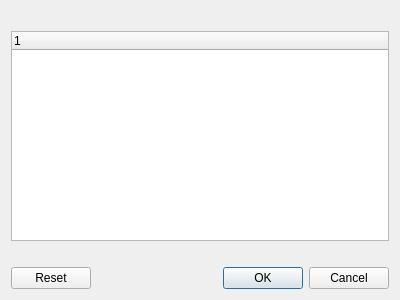
<?xml version="1.0" encoding="UTF-8"?>
<ui version="4.0">
 <class>DataBrokerLoadDialog</class>
 <widget class="QDialog" name="DataBrokerLoadDialog">
  <property name="geometry">
   <rect>
    <x>0</x>
    <y>0</y>
    <width>400</width>
    <height>300</height>
   </rect>
  </property>
  <property name="windowTitle">
   <string>Import from DataBroker</string>
  </property>
  <layout class="QVBoxLayout" name="verticalLayout_2">
   <item>
    <widget class="QLabel" name="label">
     <property name="text">
      <string/>
     </property>
    </widget>
   </item>
   <item>
    <widget class="QTreeWidget" name="treeWidget">
     <column>
      <property name="text">
       <string notr="true">1</string>
      </property>
     </column>
    </widget>
   </item>
   <item>
    <widget class="QLabel" name="errorLabel">
     <property name="styleSheet">
      <string notr="true">color:red</string>
     </property>
     <property name="text">
      <string/>
     </property>
    </widget>
   </item>
   <item>
    <widget class="QDialogButtonBox" name="buttonBox">
     <property name="orientation">
      <enum>Qt::Horizontal</enum>
     </property>
     <property name="standardButtons">
      <set>QDialogButtonBox::Cancel|QDialogButtonBox::Ok|QDialogButtonBox::Reset</set>
     </property>
    </widget>
   </item>
  </layout>
 </widget>
 <resources/>
 <connections>
  <connection>
   <sender>buttonBox</sender>
   <signal>accepted()</signal>
   <receiver>DataBrokerLoadDialog</receiver>
   <slot>accept()</slot>
   <hints>
    <hint type="sourcelabel">
     <x>248</x>
     <y>254</y>
    </hint>
    <hint type="destinationlabel">
     <x>157</x>
     <y>274</y>
    </hint>
   </hints>
  </connection>
  <connection>
   <sender>buttonBox</sender>
   <signal>rejected()</signal>
   <receiver>DataBrokerLoadDialog</receiver>
   <slot>reject()</slot>
   <hints>
    <hint type="sourcelabel">
     <x>316</x>
     <y>260</y>
    </hint>
    <hint type="destinationlabel">
     <x>286</x>
     <y>274</y>
    </hint>
   </hints>
  </connection>
 </connections>
</ui>
